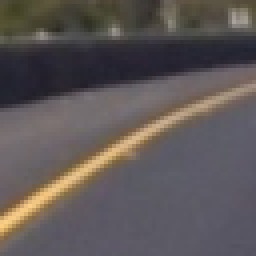
#> input picture non-vehicles/Extras/extra1003.png, 64 x 64 px (shown 4 times larger); its folder holds only this picture in this run
$ jupyter execute --allow-errors vehicle_detect.ipynb   (shell and % lines are left out)   (older library calls are emulated)
#> lines starting #> are read from the running program, lines starting #| are printed output that depends on the picture
[cell 1]
from sklearn.svm import LinearSVC
from sklearn.preprocessing import StandardScaler
from sklearn.model_selection import train_test_split, GridSearchCV, RandomizedSearchCV
from sklearn.metrics import accuracy_score
from sklearn.utils import shuffle
from skimage.feature import hog
from scipy.ndimage.measurements import label
from moviepy.editor import VideoFileClip
from collections import deque
import numpy as np
import matplotlib.image as mpimg
import matplotlib.pyplot as plt
import pickle
import cv2
import glob
import time

[cell 2]
def read_images(image_paths):
    images = []
    for image_path in image_paths:
        images.append(mpimg.imread(image_path))
    return images

# [11 lines left out: functions display_two_images, display_random_image, not called in this run]

def data_show(car_list, notcar_list):
    data_dict = {}
    data_dict["n_cars"] = len(car_list)
    data_dict["n_notcars"] = len(notcar_list)
    example_img = mpimg.imread(car_list[0])
    data_dict["image_shape"] = example_img.shape
    data_dict["data_type"] = example_img.dtype
    return data_dict

# function to draw bounding boxes
# [5 lines left out: function draw_boxes, not called in this run]

# function to compute binned color features
def bin_spatial(img, size=(32, 32)):
    features = cv2.resize(img, size).ravel()
    return features

# function to compute color histogram features
def color_hist(img, nbins=32, bins_range=(0, 256)):
    channel1_hist = np.histogram(img[:,:,0], bins=nbins, range=bins_range)
    channel2_hist = np.histogram(img[:,:,1], bins=nbins, range=bins_range)
    channel3_hist = np.histogram(img[:,:,2], bins=nbins, range=bins_range)
    hist_features = np.concatenate((channel1_hist[0], channel2_hist[0], channel3_hist[0]))
    return hist_features

def get_hog_features(img, orient, pix_per_cell, cell_per_block, vis=False, feature_vec=True):
    if vis == True:
        features, hog_image = hog(img, orientations=orient, pixels_per_cell=(pix_per_cell, pix_per_cell),
                                  cells_per_block=(cell_per_block, cell_per_block), transform_sqrt=True,
                                  visualise=vis, feature_vector=feature_vec)
        return features, hog_image
    else:
        features = hog(img, orientations=orient, pixels_per_cell=(pix_per_cell, pix_per_cell),
                       cells_per_block=(cell_per_block, cell_per_block), transform_sqrt=True,
                       visualise=vis, feature_vector=feature_vec)
        return features

# function to extract features from a list of images
# [39 lines left out: function extract_features2, not called in this run]

def extract_features(imgs, color_space='RGB', spatial_size=(16, 16), hist_bins=32, orient=9, pix_per_cell=8,
                     cell_per_block=2, hog_channel='ALL', spatial_feat=True, hist_feat=True, hog_feat=True):
    features = []
    for file in imgs:
        image = mpimg.imread(file)
        file_features = single_image_features(image, color_space, spatial_size, hist_bins, orient, pix_per_cell, cell_per_block,
                            hog_channel, spatial_feat, hist_feat, hog_feat)
        features.append(file_features)
    return features

def single_image_features(image, color_space='RGB', spatial_size=(16, 16), hist_bins=32, orient=9, pix_per_cell=8,
                     cell_per_block=2, hog_channel='ALL', spatial_feat=True, hist_feat=True, hog_feat=True):
    file_features = []
    if color_space != 'RGB':
        if color_space == 'HSV':
            feature_image = cv2.cvtColor(image, cv2.COLOR_RGB2HSV)
        elif color_space == 'LUV':
            feature_image = cv2.cvtColor(image, cv2.COLOR_RGB2LUV)
        elif color_space == 'HLS':
            feature_image = cv2.cvtColor(image, cv2.COLOR_RGB2HLS)
        elif color_space == 'YUV':
            feature_image = cv2.cvtColor(image, cv2.COLOR_RGB2YUV)
        elif color_space == 'YCrCb':
            feature_image = cv2.cvtColor(image, cv2.COLOR_RGB2YCrCb)
    else: feature_image = np.copy(image)

    if spatial_feat == True:
        spatial_features = bin_spatial(feature_image, size=spatial_size)
        file_features.append(spatial_features)
    if hist_feat == True:
        hist_features = color_hist(feature_image, nbins=hist_bins)
        file_features.append(hist_features)
    if hog_feat == True:
        if hog_channel == 'ALL':
            hog_features = []
            for channel in range(feature_image.shape[2]):
                hog_features.append(get_hog_features(feature_image[:,:,channel],
                                    orient, pix_per_cell, cell_per_block,
                                    vis=False, feature_vec=True))
            hog_features = np.ravel(hog_features)
        else:
            hog_features = get_hog_features(feature_image[:,:,hog_channel], orient,
                                            pix_per_cell, cell_per_block, vis=False, feature_vec=True)
        file_features.append(hog_features)
    return np.concatenate(file_features)


def get_scaled_features(car_features, notcar_features, return_scaler=False):
    X = np.vstack((car_features, notcar_features)).astype(np.float64)
    X_scaler = StandardScaler().fit(X)
    # Apply the scaler to X
    scaled_X = X_scaler.transform(X)
    if return_scaler:
            return scaled_X, X_scaler
    return scaled_X

# function that takes an image, start and stop positions in both x and y,
# window size (x and y dimensions), and overlap fraction (for both x and y)
# [151 lines left out: functions slide_window, search_windows, convert_color, find_cars, add_heat, not called in this run]

def apply_heat_threshold(heatmap, threshold):
    heatmap[heatmap <= threshold] = 0
    return heatmap

# [13 lines left out: function draw_labeled_bboxes, not called in this run]

[cell 3]
#data load
non_car_image_paths = glob.glob('non-vehicles/*/*.png')
car_image_paths = glob.glob('vehicles/*/*.png')
test_image_paths = glob.glob('test_images/*.jpg')

[cell 4]
#Data Exploration
car_images = read_images(car_image_paths)
print("num of car image samples: {}".format(len(car_images)))
non_car_images = read_images(non_car_image_paths)
#> non_car_images = 2 items
print("num of car image samples: {}".format(len(non_car_images)))
#| num of car image samples: 2
#> (the rest of this cell did not finish here and is left out)

[cell 5]
#Extract features
feature_t = time.time()
car_features = extract_features(car_image_paths, color_space='YCrCb', spatial_size=(16, 16), hog_channel='ALL')
notcar_features = extract_features(non_car_image_paths, color_space='YCrCb', spatial_size=(16, 16), hog_channel='ALL')
#> in extract_features, image is the input picture: shape (64, 64, 3) float32; mean R, G, B 0.369, 0.343, 0.341
#> in single_image_features, `feature_image = cv2.cvtColor(image, cv2.COLOR_RGB2YCrCb)`: feature_image: shape (64, 64, 3) float32; mean of channels 0, 1, 2 0.35, 0.513, 0.495
#> in bin_spatial, `features = cv2.resize(img, size).ravel()`: features = 768 values, max 0.78 at index 582, min 0.135 at index 246, mean 0.453
#> in single_image_features, `spatial_features = bin_spatial(feature_image, size=spatial_size)`: spatial_features has the same summary as features in bin_spatial
#> in color_hist, `hist_features = np.concatenate((channel1_hist[0], channel2_hist[0], ch..`: hist_features = 96 values, max 4096 at index 0, min 0 at index 1, mean 128
#> after the loop in single_image_features, `for channel in range(feature_image.shape[2]):`: hog_features = 3 items
#> in single_image_features, `hog_features = np.ravel(hog_features)`: hog_features = 5292 values, max 0.731 at index 1370, min 0 at index 25, mean 0.11
#> notcar_features = 2 items
#> (the rest of this cell did not finish here and is left out)

y = np.hstack((np.ones(len(car_features)), np.zeros(len(notcar_features))))
rand_state = np.random.randint(0, 100)
X_train, X_test, y_train, y_test = train_test_split(scaled_X, y, test_size=0.25, random_state=rand_state)
print("done with feature extraction in {}".format((time.time() - feature_t)))

#> (a cell that did not finish here is left out)

[cell 7]
#Classfier
#After running Grid Search and getting the best values for C
#parameters = {'C':[0.5, 1, 10]}
#svc = GridSearchCV(svc, parameters)
#print("clf best params: {}".format(svc.best_params_))
t = time.time()
svc = LinearSVC(C=0.5)
#> (the rest of this cell did not finish here and is left out)

[cell 8]
def pipeline(image):
    #variables
    color_space = 'YCrCb'
    orient = 9
    pix_per_cell = 8
    cell_per_block = 2
    hog_channel = 'ALL'
    spatial_size = (16, 16)
    hist_bins = 32
    spatial_feat = True
    hist_feat = True
    hog_feat = True
    iterations = [(400, 470, 1), (400, 600, 1.5), (400, None, 2.0), (400, None, 2.5)]
    heat = np.zeros_like(image[:,:,0]).astype(np.float)
    global heat_collect

    #img copy
    draw_img = np.copy(image)

    positive_detections = []
    for iter in iterations:
        ystart = iter[0]
        ystop = iter[1]
        scale = iter[2]
        found_boxes = find_cars(image, ystart, ystop, scale, svc, X_scaler, orient, pix_per_cell, cell_per_block, spatial_size, hist_bins)
        if len(found_boxes) != 0:
            positive_detections.extend(found_boxes)
    if len(positive_detections) != 0:
        heatmap = add_heat(heat, positive_detections)
        heat_collect.append(heatmap)
        heatmap = np.average(heat_collect, axis=0)
        heatmap = apply_heat_threshold(heatmap, 2)
        corrected_heatmap = np.clip(heatmap, 0, 255)
        labels = label(corrected_heatmap)
        finalized = draw_labeled_bboxes(draw_img, labels)
        return finalized
    return image

[cell 9]
image = mpimg.imread('./test_images/test4.jpg')
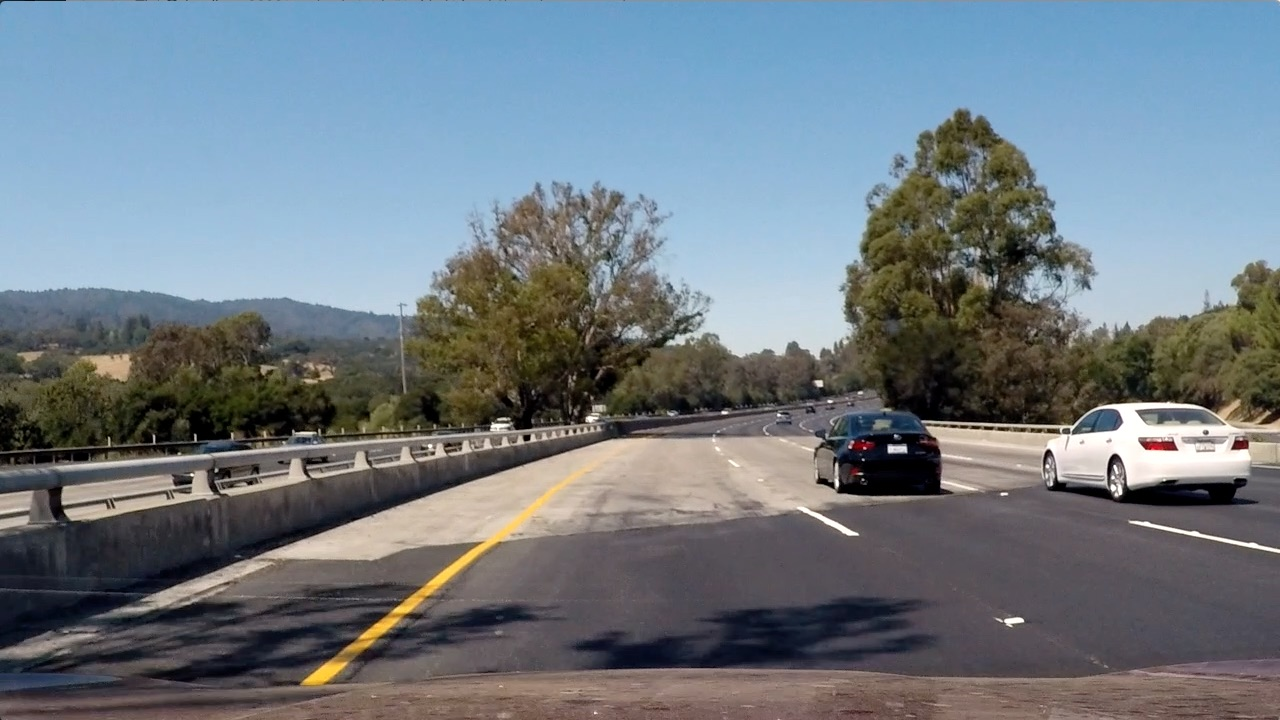
#> input picture test_images/test4.jpg, 1280 x 720 px
#> image is the input picture: shape (720, 1280, 3); mean R, G, B 112.2, 122.7, 130.9
#> after the loop in pipeline, `for iter in iterations:`: positive_detections = []
#> (the rest of this cell did not finish here and is left out)

[cell 10]
image = mpimg.imread('./test_images/test6.jpg')
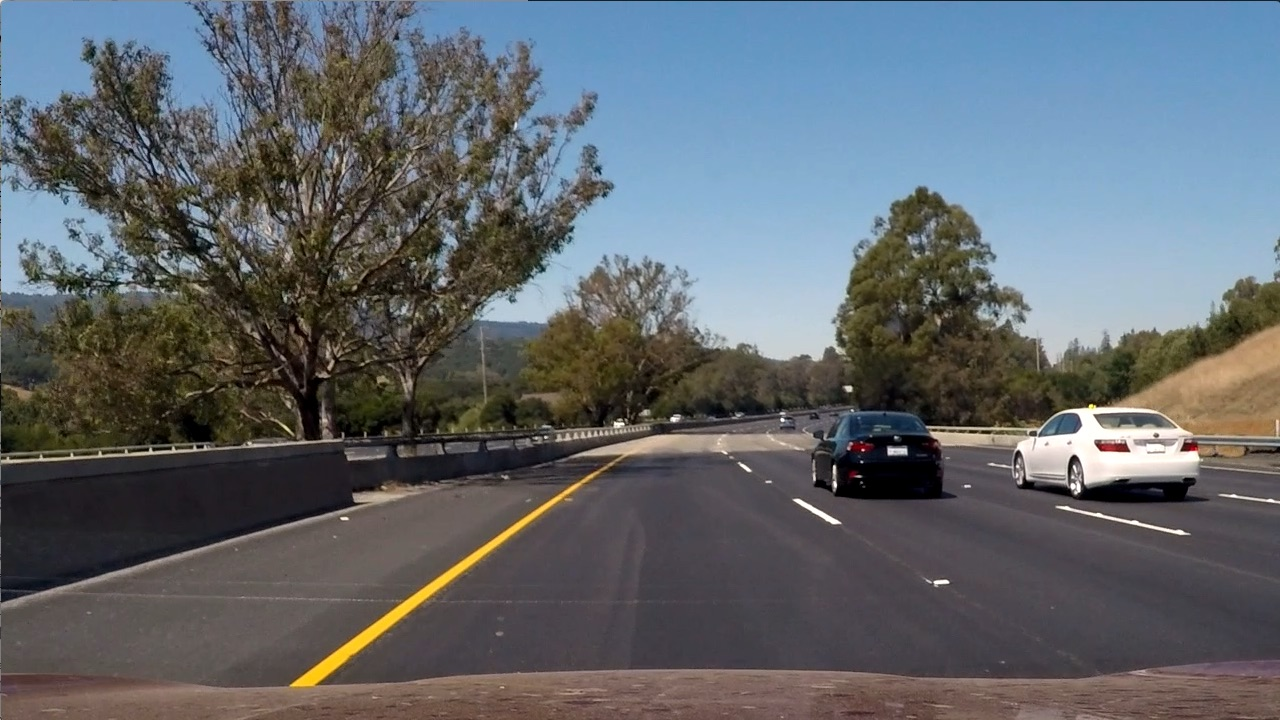
#> input picture test_images/test6.jpg, 1280 x 720 px
#> image is the input picture: shape (720, 1280, 3); mean R, G, B 97, 102.6, 107.9
#> (the rest of this cell did not finish here and is left out)

[cell 11]
image = mpimg.imread('./test_images/test1.jpg')
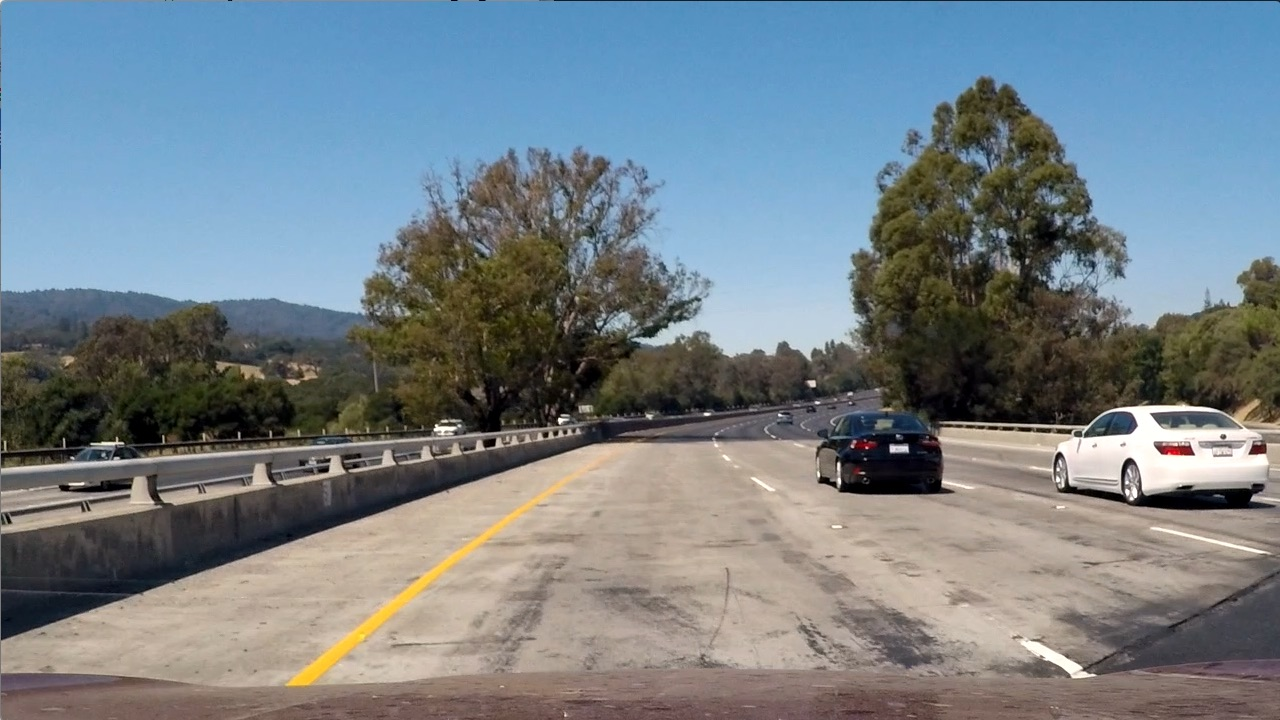
#> input picture test_images/test1.jpg, 1280 x 720 px
#> image is the input picture: shape (720, 1280, 3); mean R, G, B 117.5, 128.7, 135.5
#> (the rest of this cell did not finish here and is left out)
